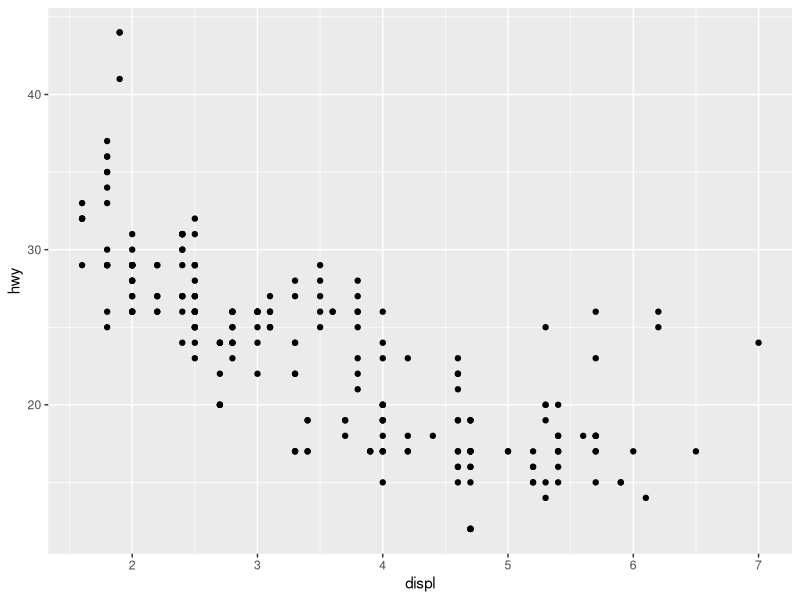
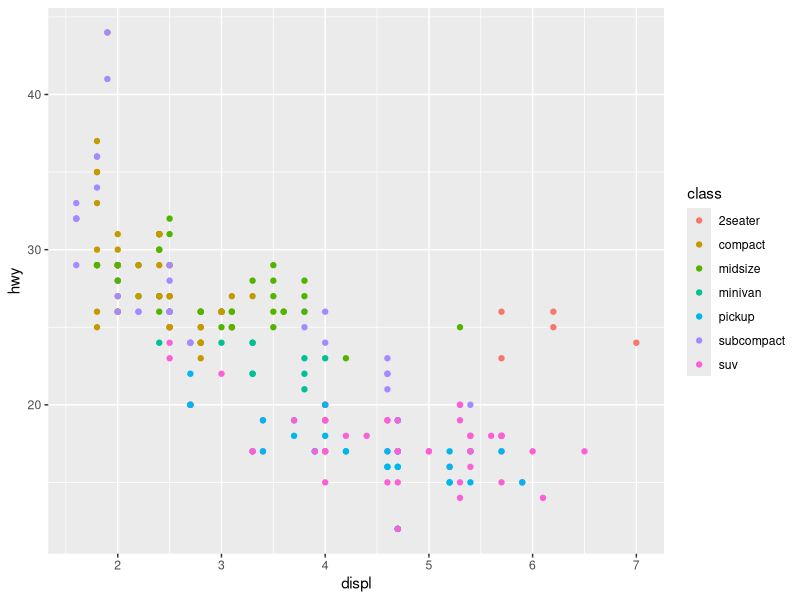
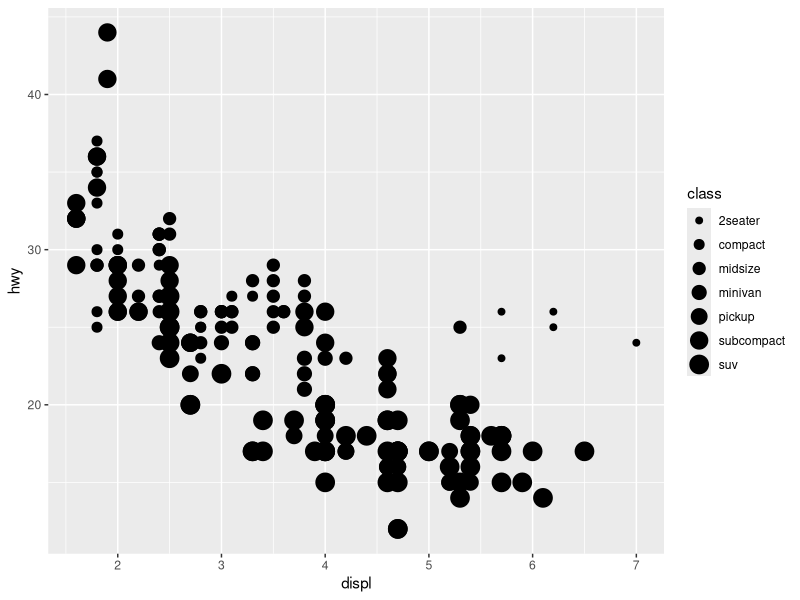
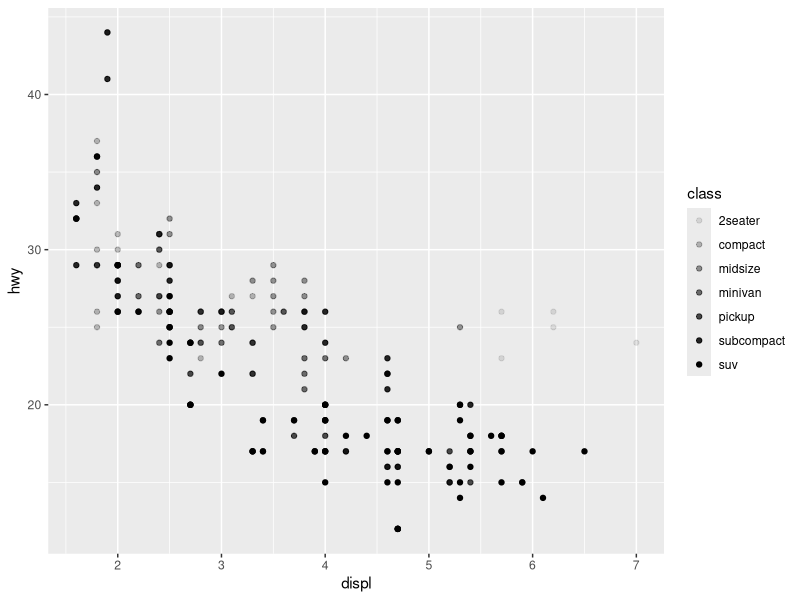
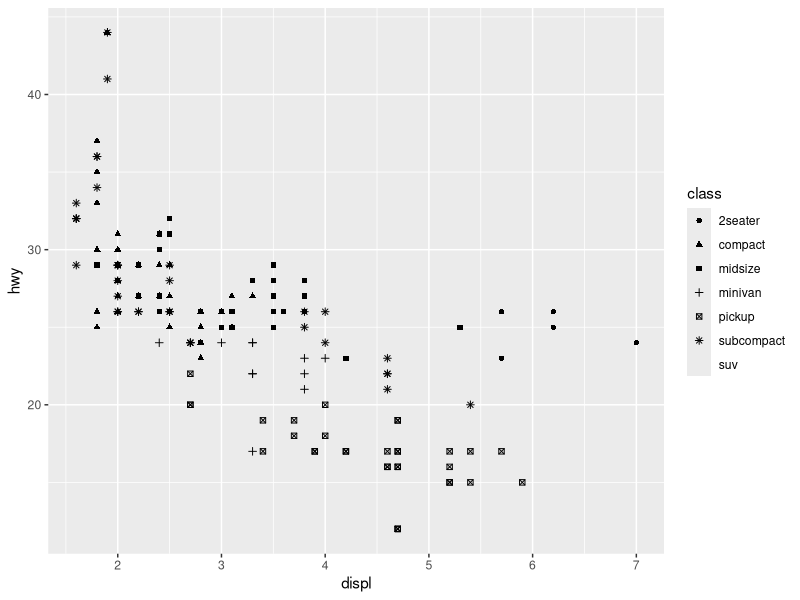
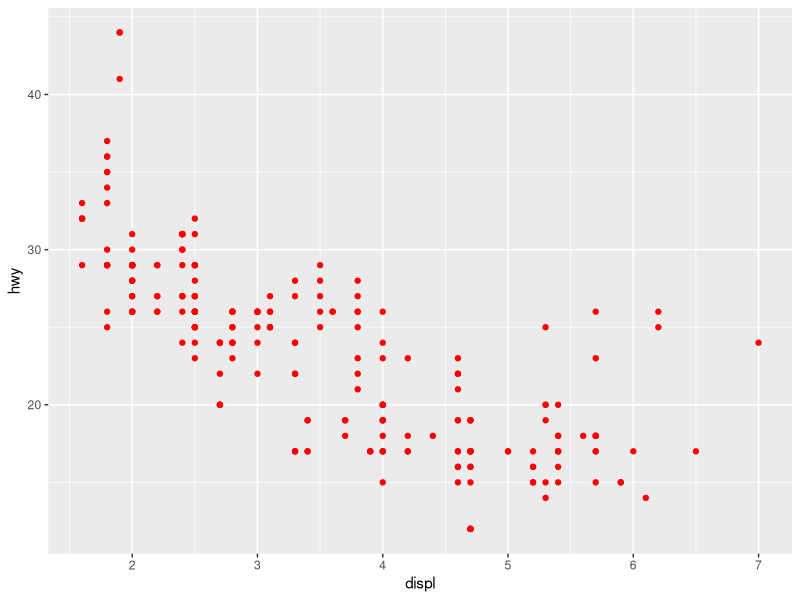
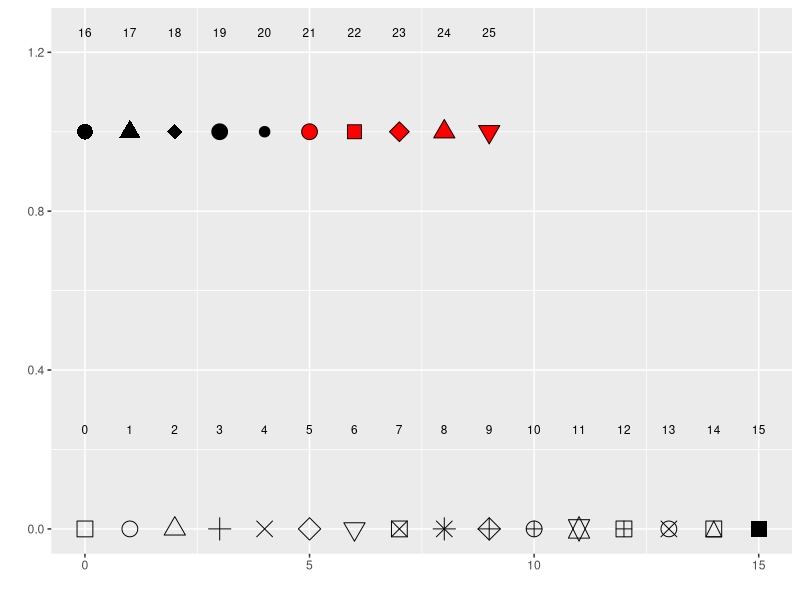
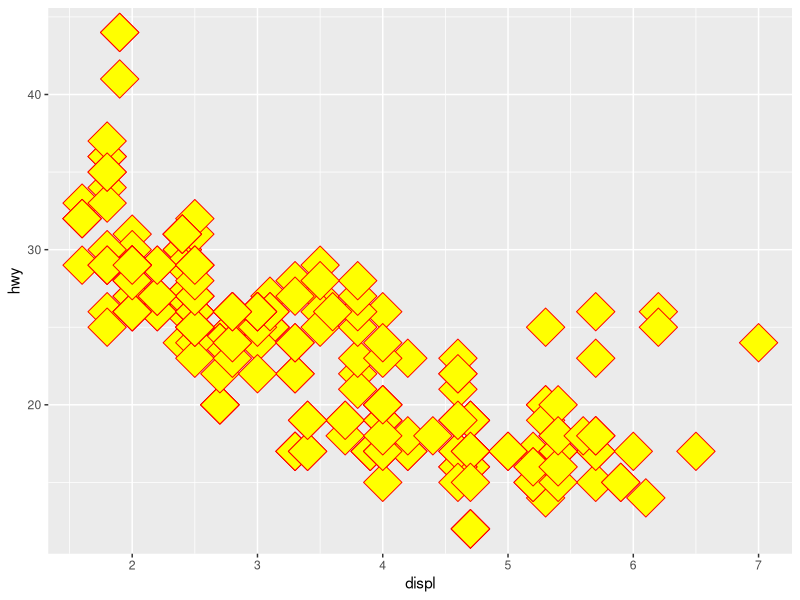

The R source for these figures, in order:
library(tidyverse)
# tidyverse 1.2.1 ──
# ✔ ggplot2 3.2.1     ✔ purrr   0.3.3
# ✔ tibble  2.1.3     ✔ dplyr   0.8.3
# ✔ tidyr   1.0.0     ✔ stringr 1.4.0
# ✔ readr   1.3.1     ✔ forcats 0.4.0

# Los coches con motor más grande consumen más combustible
# que los coches con motor más pequeño.
# La relación consumo / tamaño es lineal?  Es no lineal? Es exponencial?
# Es positiva? Es negativa?

View(mpg)
?mpg
# displ: Tamaño del motor del coche en litros.
# hwy: Número de millas recorridas en autopista por galón de combustible (3.785411784 litros).

ggplot(data = mpg) +
  geom_point(mapping = aes(x = displ, y = hwy))

# Plantilla para hacer una representación gráfica con ggplot.
# ggplot(data = <DATA_FRAME>) +
#   <GEOM_FUNCTION>(mapping = aes(<MAPPINGS>))

# Color de los puntos.
ggplot(data = mpg) +
  geom_point(mapping = aes(x = displ, y = hwy, color = class))

# Tamaño de los puntos.
ggplot(data = mpg) +
  geom_point(mapping = aes(x = displ, y = hwy, size = class))

# Transparencia de los puntos.
ggplot(data = mpg) +
  geom_point(mapping = aes(x = displ, y = hwy, alpha = class))

# Forma de los puntos (solo permite 6 formas a la vez).
ggplot(data = mpg) +
  geom_point(mapping = aes(x = displ, y = hwy, shape = class))

# Elección manual de estéticas.
ggplot(data = mpg) +
  geom_point(mapping = aes(x = displ, y = hwy), color = "red")
# color = Nombre del color en formato string.
# size = Tamaño del punto en mm.
# shape = Forma del punto con números del 0 al 127.
# 0  - 14: Son formas huecas, por tanto solo se le puede cambiar el color.
# 15 - 20: Son formas rellenas de color, por tanto se le puede cambiar el color.
# 21 - 25: Son formas con borde y relleno y se les puede cambiar el color (borde) y el fill (relleno).

# http://sape.inf.usi.ch/quick-reference/ggplot2/shape
d=data.frame(p=c(0:25))
ggplot() +
  scale_y_continuous(name="") +
  scale_x_continuous(name="") +
  scale_shape_identity() +
  geom_point(data=d, mapping=aes(x=p%%16, y=p%/%16, shape=p), size=5, fill="red") +
  geom_text(data=d, mapping=aes(x=p%%16, y=p%/%16+0.25, label=p), size=3)

# Ejemplo de gráfico con rombos amarillos de borde rojo.
ggplot(data = mpg) +
  geom_point(mapping = aes(x = displ, y = hwy),
             shape = 23,
             size = 10,
             color = "red",
             fill = "yellow")


ggplot(data = mpg) +
  geom_point(mapping = aes(x = displ, y = cyl),
             shape = 21,
             size = 1,
             color = "red",
             fill = "green")

ggplot(data = mpg) +
  geom_point(mapping = aes(x = displ, y = cty),
             shape = 22,
             size = 3,
             color = "yellow",
             fill = "purple")

ggplot(data = mpg) +
  geom_point(mapping = aes(x = displ, y = hwy),
             shape = 23,
             size = 5,
             color = "orange",
             fill = "blue",
             stroke = 3)

ggplot(data = mpg) +
  geom_point(mapping = aes(x = displ,
                           y = cty,
                           color = displ < 4
                           )
             )

## Facets
# facet_wrap(~<FORMULA_VARIABLE>): La variable debe ser discreta.
ggplot(data = mpg) +
  geom_point(mapping = aes(x = displ, y = hwy)) +
  facet_wrap(~class, nrow = 3)

# No recomendable usar variables contínuas en el facet, pues
# generará un gráfico por cada valor existente de dicha
# variable, por ejemplo:
ggplot(data = mpg) +
  geom_point(mapping = aes(x = displ, y = hwy)) +
  facet_wrap(~cty, nrow = 3)

# facet_grid(<FORMULA_VARIABLE1>~<FORMULA_VARIABLE2>)
ggplot(data = mpg) +
  geom_point(mapping = aes(x = displ, y = hwy)) +
  facet_grid(drv~cyl)

ggplot(data = mpg) +
  geom_point(mapping = aes(x=drv, y = cyl)) 

ggplot(data = mpg) +
  geom_point(mapping = aes(x = displ, y = hwy)) +
  facet_grid(~cyl)


ggplot(data = mpg) +
  geom_point(mapping = aes(x=displ, y = hwy)) +
  facet_grid(.~cyl)

ggplot(data = mpg) +
  geom_point(mapping = aes(x=displ, y = hwy)) +
  facet_grid(drv~.)

ggplot(data = mpg) +
  geom_point(mapping = aes(x = displ, y = hwy)) +
  facet_wrap(~class, nrow = 3)

ggplot(data = mpg) +
  geom_point(mapping = aes(x = displ, y = hwy)) +
  facet_wrap(~class, scales = "free")

ggplot(data = mpg) +
  geom_point(mapping = aes(x = displ, y = hwy)) +
  facet_wrap(vars(cyl, drv))

?facet_wrap
?facet_grid

# Diferentes geometrías.
ggplot(data = mpg) +
  geom_point(mapping = aes(x=displ, y = hwy))

ggplot(data = mpg) +
  geom_smooth(mapping = aes(x=displ, y = hwy))

ggplot(data = mpg) +
  geom_smooth(mapping = aes(x=displ, y = hwy, linetype = drv))

ggplot(data = mpg) +
  geom_point(mapping = aes(x=displ, y=hwy, color = drv)) +
  geom_smooth(mapping = aes(x=displ, y = hwy, linetype = drv, color = drv))

?geom_smooth

ggplot(data = mpg) +
  geom_smooth(mapping = aes(x=displ, y = hwy))

ggplot(data = mpg) +
  geom_smooth(mapping = aes(x=displ, y = hwy, group = drv, color = drv),
              show.legend = T)

ggplot(data = mpg, mapping = aes(x=displ, y = cty)) +
  geom_point(mapping = aes(shape = class)) +
  geom_smooth(mapping = aes(color = drv))

ggplot(data = mpg, mapping = aes(x=displ, y = hwy)) +
  geom_point(mapping = aes(color = class)) +
  geom_smooth(data = filter(mpg, class == "suv"), se = F)

ggplot(data = mpg, mapping = aes(x=displ, y = hwy,color = drv)) + 
  geom_point() + 
  geom_smooth( se = F)

library(ggplot2)
library(dplyr)

#Ejemplo del dataset de diamantes
View(diamonds)

ggplot(data = diamonds) +
  geom_bar(mapping = aes(x=cut))

?geom_bar

ggplot(data = diamonds) +
  stat_count(mapping = aes(x=cut))

demo_diamonds <- tribble(
  ~cut,       ~freqs,
  "Fair",       1610,
  "Good",       4906,
  "Very good", 12082,
  "Premium",   13791,
  "Ideal",     21551
)

ggplot(data = demo_diamonds) +
  geom_bar(mapping = aes(x=cut, y=freqs),
           stat = "identity")

ggplot(data = diamonds) +
  geom_bar(mapping = aes(x=cut, y=..prop.., group=1))

ggplot(data = diamonds) +
  stat_summary(
    mapping = aes(x=cut, y=depth),
    fun.ymin = min,
    fun.ymax = max,
    fun.y = median
  )

# Colores y formas de los gráficos

ggplot(data = diamonds) +
  geom_bar(mapping = aes(x=cut, colour = cut))

ggplot(data = diamonds) +
  geom_bar(mapping = aes(x=cut, fill = cut))

ggplot(data = diamonds) +
  geom_bar(mapping = aes(x=cut, fill = clarity))

ggplot(data = diamonds) +
  geom_bar(mapping = aes(x=cut, fill = color))

## position = "identity"
ggplot(data = diamonds, mapping = aes(x=cut, fill = clarity)) +
  geom_bar(alpha = 0.2, position = "identity")

ggplot(data = diamonds, mapping = aes(x=cut, colour = clarity)) +
  geom_bar(fill = NA, position = "identity")

## position = "fill"
ggplot(data = diamonds, mapping = aes(x=cut, fill = clarity)) +
  geom_bar(position = "fill")

## position = "dodge"
ggplot(data = diamonds, mapping = aes(x=cut, fill = clarity)) +
  geom_bar(position = "dodge")

# Volvemos al scatterplot
ggplot(data = mpg, mapping = aes(x = displ, y = hwy)) +
  geom_point(position = "jitter")

ggplot(data = mpg, mapping = aes(x = displ, y = hwy)) +
  geom_jitter()

?position_stack
?position_identity
?position_fill
?position_dodge
?position_jitter

# Sistemas de coordenadas

# coord_flip() -> Cambia los papeles de x e y
ggplot(data = mpg, mapping = aes(x = class, y = hwy)) +
  geom_boxplot() +
  coord_flip()

# coord_quickmap() -> Configura el aspect ratio para mapas
install.packages("maps")

usa <- map_data("usa")

ggplot(usa, aes(long, lat, group = group)) +
  geom_polygon(fill="blue", color="white") +
  coord_quickmap()

italy <- map_data("italy")

ggplot(italy, aes(long, lat, group = group)) +
  geom_polygon(fill="blue", color="white") +
  coord_quickmap()

## coord_polar()
ggplot(data = diamonds) +
  geom_bar(
    mapping = aes(x=cut, fill = cut),
    show.legend = F,
    width = 1
  ) +
  theme(aspect.ratio = 1) +
  labs(x=NULL, y=NULL) +
  coord_polar()

# Gramática por capas de ggplot2

# ggplot(data = <DATA_FRAME>) +
#    <GEOM_FUNCTION>(
#      mapping = aes(<MAPPINGS>),
#      stat = <STAT>,
#      position = <POSITION>
#    ) +
#    <COORDINATE_FUNCTION> +
#    <FACET_FUNCTION>()

ggplot(data = diamonds) +
  geom_bar(mapping = aes(x=clarity, fill=clarity, y=..count..)) +
  coord_polar() +
  facet_wrap(~cut) +
  labs(x=NULL, y=NULL, title="Ejemplo final de ggplot con JB",
       caption="Dos variables cruzadas de diamonds",
       subtitle = "XXX")
